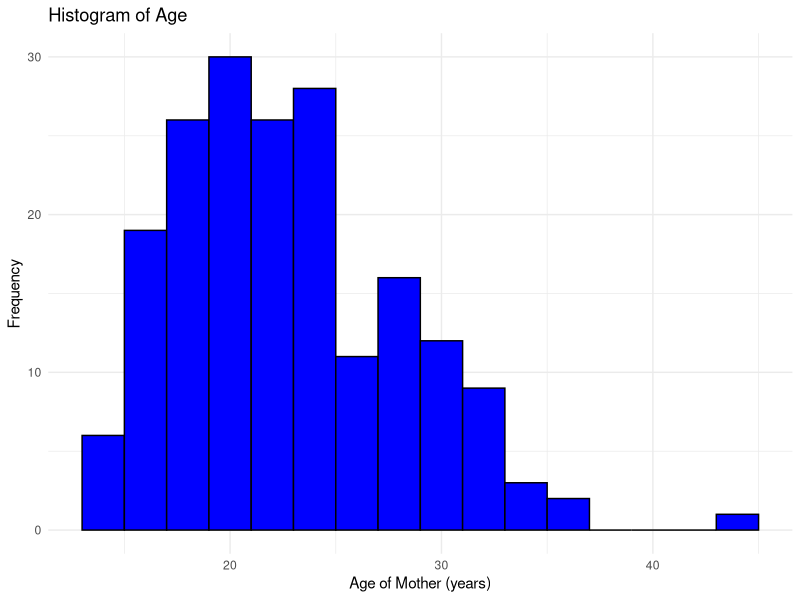
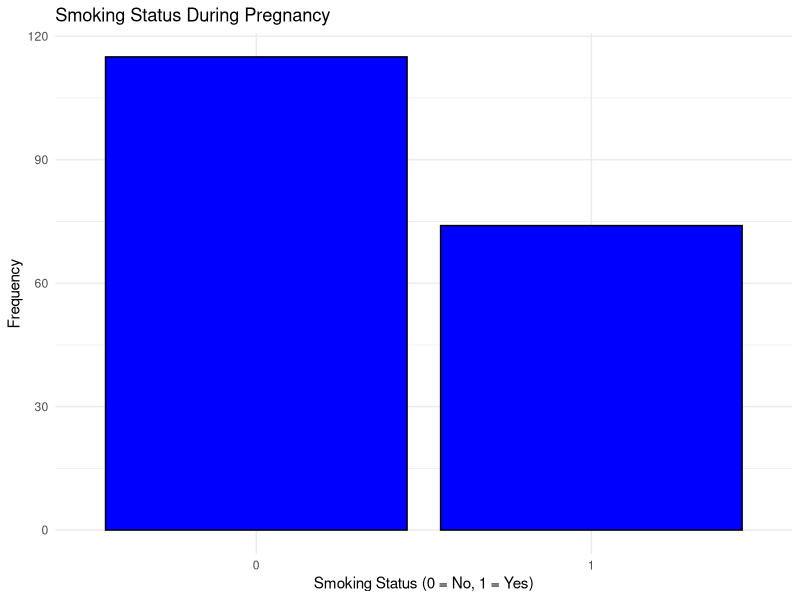

R code for these plots, in order:
## ---- chunk 1
#| label: setup
#| include: false

# configure global options for R code chunks:
# warning = F to suppress the display of warning messages generated during the execution of code chunks
# message = F to suppress the display of messages produced during the execution of code chunks
knitr::opts_chunk$set(warning = FALSE, message = FALSE, eval=FALSE)
## ---- chunk 2
#| include: false

library(haven)
library(dplyr)
library(ggplot2)

# Load the dataset
lowbwt <- read_sav("datasets/lowbwt.sav")
## ---- chunk 3
   mean_age <- mean(lowbwt$age, na.rm = TRUE)
   mean_age
## ---- chunk 4
   sd_age <- sd(lowbwt$age, na.rm = TRUE)
   sd_age
## ---- chunk 5
   median_age <- median(lowbwt$age, na.rm = TRUE)
   median_age
## ---- chunk 6
   iqr_age <- IQR(lowbwt$age, na.rm = TRUE)
   iqr_age
## ---- chunk 7
ggplot(lowbwt, aes(x = age)) +
  geom_histogram(binwidth = 2, fill = "blue", color = "black") +
  labs(title = "Histogram of Age", x = "Age of Mother (years)", y = "Frequency") +
  theme_minimal()
## ---- chunk 8
   freq_smoke <- table(lowbwt$smoke)
   freq_smoke
## ---- chunk 9
   perc_smoke <- prop.table(freq_smoke) * 100
   perc_smoke
## ---- chunk 10
ggplot(lowbwt, aes(x = factor(smoke))) +
  geom_bar(fill = "blue", color = "black") +
  labs(title = "Smoking Status During Pregnancy", x = "Smoking Status (0 = No, 1 = Yes)", y = "Frequency") +
  theme_minimal()
## ---- chunk 11
# Probability that exactly 3 out of 10 patients respond to the treatment (assuming p = 0.4)
p_response_3 <- dbinom(3, size = 10, prob = 0.4)
p_response_3
## ---- chunk 12
p_cum_3 <- pbinom(3, size = 10, prob = 0.4)
p_cum_3
## ---- chunk 13
# Standardize the value
z_value <- (80 - 72) / 10
z_value

# Use the standard normal distribution to find the cumulative probability
cum_prob_weight <- pnorm(z_value)
cum_prob_weight
